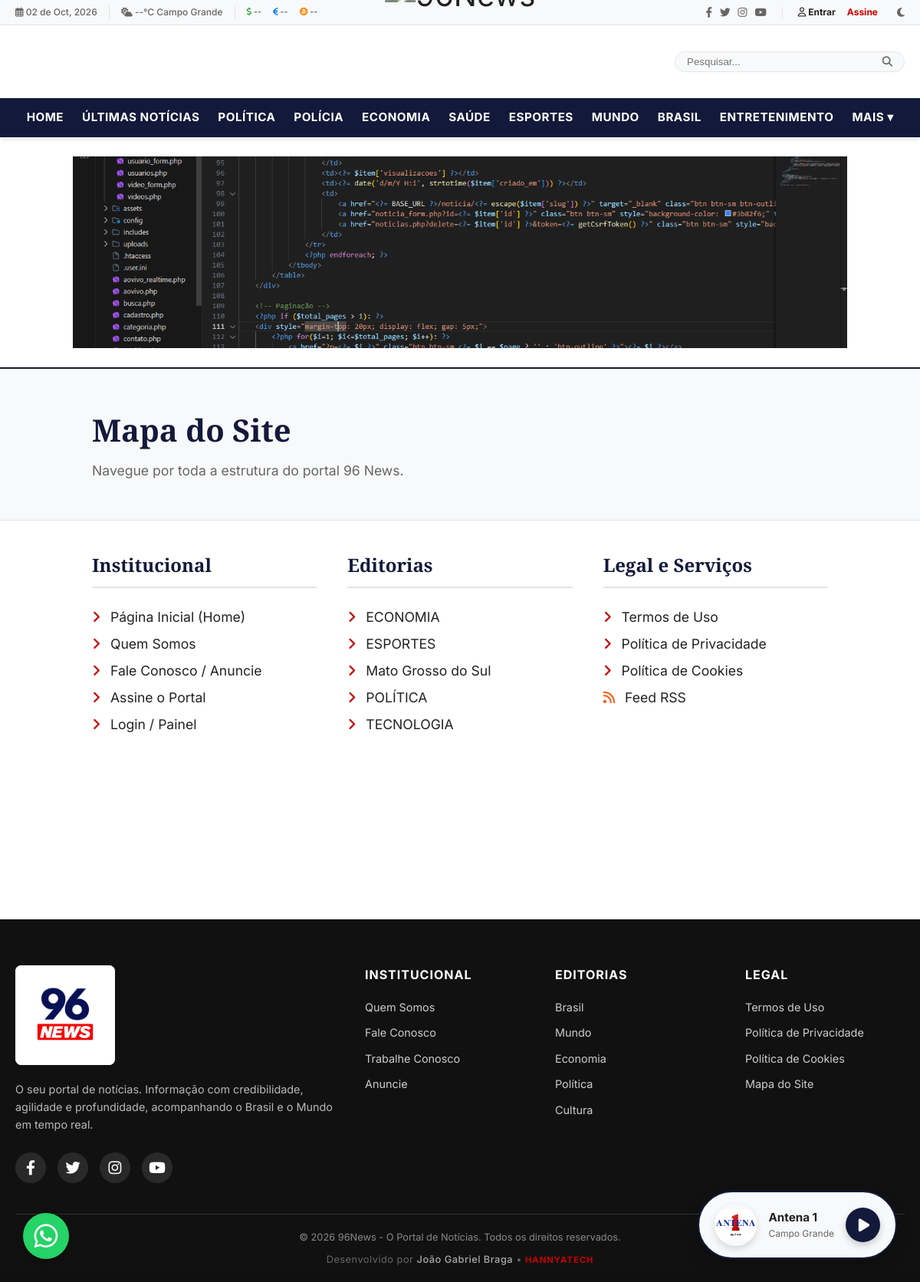
Screenshot of /mapa.php with the database file from the repository.
### tables this page shows
CREATE TABLE banners (
            id INTEGER PRIMARY KEY AUTOINCREMENT,
            titulo VARCHAR(255) NOT NULL,
            imagem VARCHAR(255) NOT NULL,
            link VARCHAR(255) NOT NULL,
            status VARCHAR(20) DEFAULT 'ativo',
            criado_em DATETIME DEFAULT CURRENT_TIMESTAMP
        , posicao TEXT DEFAULT 'topo', ativo INTEGER DEFAULT 1, created_at DATETIME);

CREATE TABLE `categorias` (
  `id` INTEGER PRIMARY KEY AUTOINCREMENT,
  `nome` TEXT NOT NULL,
  `slug` TEXT NOT NULL UNIQUE,
  `cor` TEXT DEFAULT '#1b5e20',
  `criado_em` TIMESTAMP DEFAULT CURRENT_TIMESTAMP
, created_at DATETIME);

### includes/auth.php (called while the page is built, shortened)
<?php
function isLoggedIn() {
    return isset($_SESSION['user_id']);
}

### includes/functions.php (called while the page is built, shortened)
<?php
function escape($string) {
    return htmlspecialchars($string, ENT_QUOTES, 'UTF-8');
}

### mapa.php (the view, shortened to what this page needs)
<?php
require_once __DIR__ . '/includes/header.php';
$pdo = Database::getInstance();
$categorias = $pdo->query("SELECT * FROM categorias ORDER BY nome ASC")->fetchAll();
?>
<div style="background-color: var(--color-surface); padding: 50px 0; border-bottom: 1px solid var(--color-border); margin-bottom: 40px;">
    <div class="container" style="max-width: 1000px;">
        <h1 style="font-family: var(--font-title); font-size: 2.5rem; color: var(--color-primary); margin-bottom: 10px;">Mapa do Site</h1>
        <p style="color: var(--color-text-muted); font-size: 1.1rem;">Navegue por toda a estrutura do portal 96 News.</p>
    </div>
</div>
<div class="container" style="max-width: 1000px; margin-bottom: 80px; min-height: 50vh;">
    <div style="display: grid; grid-template-columns: repeat(3, 1fr); gap: 40px;">
        <div>
            <h3 style="font-size: 1.5rem; color: var(--color-primary); margin-bottom: 20px; border-bottom: 2px solid var(--color-border); padding-bottom: 10px;">Institucional</h3>
            <ul style="list-style: none; padding: 0; font-size: 1.1rem; line-height: 2;">
                <li><a href="<?= BASE_URL ?>/" style="color: var(--color-text); text-decoration: none;"><i class="fas fa-angle-right" style="color: var(--color-accent); margin-right: 8px;"></i> Página Inicial (Home)</a></li>
                <li><a href="<?= BASE_URL ?>/sobre.php" style="color: var(--color-text); text-decoration: none;"><i class="fas fa-angle-right" style="color: var(--color-accent); margin-right: 8px;"></i> Quem Somos</a></li>
                <li><a href="<?= BASE_URL ?>/contato.php" style="color: var(--color-text); text-decoration: none;"><i class="fas fa-angle-right" style="color: var(--color-accent); margin-right: 8px;"></i> Fale Conosco / Anuncie</a></li>
                <li><a href="<?= BASE_URL ?>/cadastro.php" style="color: var(--color-text); text-decoration: none;"><i class="fas fa-angle-right" style="color: var(--color-accent); margin-right: 8px;"></i> Assine o Portal</a></li>
                <li><a href="<?= BASE_URL ?>/login.php" style="color: var(--color-text); text-decoration: none;"><i class="fas fa-angle-right" style="color: var(--color-accent); margin-right: 8px;"></i> Login / Painel</a></li>
            </ul>
        </div>
        <div>
            <h3 style="font-size: 1.5rem; color: var(--color-primary); margin-bottom: 20px; border-bottom: 2px solid var(--color-border); padding-bottom: 10px;">Editorias</h3>
            <ul style="list-style: none; padding: 0; font-size: 1.1rem; line-height: 2;">
                <?php foreach ($categorias as $cat): ?>
                    <li><a href="<?= BASE_URL ?>/categoria/<?= escape($cat['slug']) ?>" style="color: var(--color-text); text-decoration: none;"><i class="fas fa-angle-right" style="color: var(--color-accent); margin-right: 8px;"></i> <?= escape($cat['nome']) ?></a></li>
                <?php endforeach; ?>
            </ul>
        </div>
        <div>
            <h3 style="font-size: 1.5rem; color: var(--color-primary); margin-bottom: 20px; border-bottom: 2px solid var(--color-border); padding-bottom: 10px;">Legal e Serviços</h3>
            <ul style="list-style: none; padding: 0; font-size: 1.1rem; line-height: 2;">
                <li><a href="<?= BASE_URL ?>/termos.php" style="color: var(--color-text); text-decoration: none;"><i class="fas fa-angle-right" style="color: var(--color-accent); margin-right: 8px;"></i> Termos de Uso</a></li>
                <li><a href="<?= BASE_URL ?>/privacidade.php" style="color: var(--color-text); text-decoration: none;"><i class="fas fa-angle-right" style="color: var(--color-accent); margin-right: 8px;"></i> Política de Privacidade</a></li>
                <li><a href="<?= BASE_URL ?>/cookies.php" style="color: var(--color-text); text-decoration: none;"><i class="fas fa-angle-right" style="color: var(--color-accent); margin-right: 8px;"></i> Política de Cookies</a></li>
                <li><a href="<?= BASE_URL ?>/rss.php" target="_blank" style="color: var(--color-text); text-decoration: none;"><i class="fas fa-rss" style="color: #f26522; margin-right: 8px;"></i> Feed RSS</a></li>
            </ul>
        </div>
    </div>
</div>
<?php require_once __DIR__ . '/includes/footer.php'; ?>

### includes/header.php (shortened to what this page needs)
<?php
require_once __DIR__ . '/functions.php';
require_once __DIR__ . '/auth.php';
$pdo = Database::getInstance();
try {
    $db_driver = DB_DRIVER ?? 'sqlite';
    if ($db_driver === 'sqlite') {
        $pdo->exec("CREATE TABLE IF NOT EXISTS banners (
            id INTEGER PRIMARY KEY AUTOINCREMENT,
            titulo VARCHAR(255) NOT NULL,
            imagem VARCHAR(255) NOT NULL,
            link VARCHAR(255) NOT NULL,
            status VARCHAR(20) DEFAULT 'ativo',
            criado_em DATETIME DEFAULT CURRENT_TIMESTAMP
        )");
    } else if ($db_driver === 'mysql') {
        $pdo->exec("CREATE TABLE IF NOT EXISTS banners (
            id INT AUTO_INCREMENT PRIMARY KEY,
            titulo VARCHAR(255) NOT NULL,
            imagem VARCHAR(255) NOT NULL,
            link VARCHAR(255) NOT NULL,
            status VARCHAR(20) DEFAULT 'ativo',
            criado_em DATETIME DEFAULT CURRENT_TIMESTAMP
        )");
    } else if ($db_driver === 'pgsql') {
        $pdo->exec("CREATE TABLE IF NOT EXISTS banners (
            id SERIAL PRIMARY KEY,
            titulo VARCHAR(255) NOT NULL,
            imagem VARCHAR(255) NOT NULL,
            link VARCHAR(255) NOT NULL,
            status VARCHAR(20) DEFAULT 'ativo',
            criado_em TIMESTAMP DEFAULT CURRENT_TIMESTAMP
        )");
    }
} catch(Exception $e) {}
if (isset($pdo)) {
    $now = date('Y-m-d H:i:s');
    $pdo->prepare("UPDATE noticias SET status = 'publicado', data_agendamento = NULL, criado_em = ? WHERE status = 'rascunho' AND data_agendamento IS NOT NULL AND data_agendamento <= ?")->execute([$now, $now]);
}
?>
<!DOCTYPE html>
<html lang="pt-BR">
<head>
    <link rel="stylesheet" href="https://cdnjs.cloudflare.com/ajax/libs/font-awesome/6.4.0/css/all.min.css">
    <link rel="stylesheet" href="<?= BASE_URL ?>/assets/css/style.css?v=<?= filemtime(__DIR__ . '/../assets/css/style.css') ?>">
</head>
<body>
<header class="site-header">
    <div class="header-top">
        <div class="container">
            <div class="header-top-left" style="display: flex; align-items: center; gap: 15px; flex-wrap: wrap;">
                <span><i class="far fa-calendar-alt"></i> <?= date('d \d\e M, Y') ?></span>
                <span id="temp-display" style="border-left: 1px solid var(--color-border); padding-left: 15px;"><i class="fas fa-cloud-sun"></i> --°C Campo Grande</span>
                <span id="finance-display" style="border-left: 1px solid var(--color-border); padding-left: 15px; display: flex; gap: 15px; align-items: center; font-size: 0.9em; font-weight: 600;">
                    <span title="Dólar Comercial"><i class="fas fa-dollar-sign" style="color: #28a745;"></i> <span id="usd-rate">--</span></span>
                    <span title="Euro"><i class="fas fa-euro-sign" style="color: #007bff;"></i> <span id="eur-rate">--</span></span>
                    <span title="Bitcoin"><i class="fab fa-bitcoin" style="color: #f7931a;"></i> <span id="btc-rate">--</span></span>
                </span>
            </div>
            <div class="header-top-right">
                <div class="header-social">
                    <a href="#"><i class="fab fa-facebook-f"></i></a>
                    <a href="#"><i class="fab fa-twitter"></i></a>
                    <a href="#"><i class="fab fa-instagram"></i></a>
                    <a href="#"><i class="fab fa-youtube"></i></a>
                </div>
                <?php if (isLoggedIn()): ?>
                    <a href="<?= BASE_URL ?>/perfil.php" style="font-weight: 700; color: var(--color-primary);"><i class="far fa-user"></i> Olá, <?= escape(explode(' ', $_SESSION['user_nome'])[0]) ?></a>
                    <?php if (hasPanelAccess()): ?>
                        <a href="<?= BASE_URL ?>/admin/index.php">Painel</a>
                    <?php endif; ?>
                    <a href="<?= BASE_URL ?>/logout.php">Sair</a>
                <?php else: ?>
                    <a href="<?= BASE_URL ?>/login.php" style="font-weight: 700; color: var(--color-text);"><i class="far fa-user"></i> Entrar</a>
                    <a href="<?= BASE_URL ?>/cadastro.php" style="font-weight: 700; color: var(--color-accent);">Assine</a>
                <?php endif; ?>
                <button class="theme-toggle" aria-label="Tema" style="background: none; border: none; cursor: pointer; color: var(--color-text-muted); margin-left: 10px;"><i class="fas fa-moon"></i></button>
            </div>
        </div>
    </div>
    <div class="header-main">
        <div class="container" style="display: grid; grid-template-columns: 1fr auto 1fr; align-items: center; gap: 20px;">
            <div style="display: flex; justify-content: center; margin-bottom: -15px;">
                <a href="<?= BASE_URL ?>/" class="logo" style="display: block; text-decoration: none;">
                    <img src="<?= BASE_URL ?>/assets/logo-96news.png" alt="96News" style="height: 100px; transform: scale(2.5); width: auto; mix-blend-mode: multiply; object-fit: contain;">
                </a>
            </div>
            <div style="display: flex; justify-content: flex-end; position: relative;">
                <div class="search-container" style="position: relative; width: 100%; max-width: 300px;">
                    <form action="<?= BASE_URL ?>/busca.php" method="GET" style="display: flex; align-items: center; border: 1px solid var(--color-border); border-radius: 20px; padding: 5px 15px; background: var(--color-surface);">
                        <input type="text" name="q" id="smart-search-input" placeholder="Pesquisar..." autocomplete="off" style="border: none; background: transparent; outline: none; width: 100%; color: var(--color-text);">
                        <button type="submit" style="background: transparent; border: none; cursor: pointer; color: var(--color-text-muted);"><i class="fas fa-search"></i></button>
                    </form>
                </div>
            </div>
        </div>
    </div>
    <nav class="header-nav">
        <div class="container">
            <ul class="nav-links">
                <li><a href="<?= BASE_URL ?>/">HOME</a></li>
                <li><a href="<?= BASE_URL ?>/categoria/ultimas-noticias">ÚLTIMAS NOTÍCIAS</a></li>
                <li><a href="<?= BASE_URL ?>/categoria/politica">POLÍTICA</a></li>
                <li><a href="<?= BASE_URL ?>/categoria/policia">POLÍCIA</a></li>
                <li><a href="<?= BASE_URL ?>/categoria/economia">ECONOMIA</a></li>
                <li><a href="<?= BASE_URL ?>/categoria/saude">SAÚDE</a></li>
                <li><a href="<?= BASE_URL ?>/categoria/esportes">ESPORTES</a></li>
                <li><a href="<?= BASE_URL ?>/categoria/mundo">MUNDO</a></li>
                <li><a href="<?= BASE_URL ?>/categoria/brasil">BRASIL</a></li>
                <li><a href="<?= BASE_URL ?>/categoria/entretenimento">ENTRETENIMENTO</a></li>
                <li class="nav-dropdown">
                    <a href="javascript:void(0)" class="dropdown-trigger">MAIS ▾</a>
                </li>
            </ul>
        </div>
    </nav>
<?php
try {
    if (isset($pdo)) {
        $stmtBanners = $pdo->query("SELECT * FROM banners WHERE status = 'ativo'");
        if ($stmtBanners) {
            $displayBanners = $stmtBanners->fetchAll();
            if (count($displayBanners) > 0) {
?>
                <div class="top-banner-container" style="padding: 25px 0; background-color: var(--color-bg); text-align: center;">
                    <div class="container" style="max-width: 1050px;">
                        <div id="top-banner-carousel" style="position: relative; overflow: hidden; width: 100%; display: flex; justify-content: center;">
                            <?php foreach ($displayBanners as $i => $banner): ?>
                                <a href="<?= escape($banner['link']) ?>" target="_blank" class="top-banner-slide" style="display: <?= $i === 0 ? 'block' : 'none' ?>; width: 100%;">
                                    <img src="<?= BASE_URL ?>/uploads/banners/<?= escape($banner['imagem']) ?>" alt="<?= escape($banner['titulo']) ?>" style="width: 100%; height: auto; max-height: 250px; object-fit: cover; margin: 0 auto;">
                                </a>
                            <?php endforeach; ?>
                        </div>
                    </div>
                </div>
<?php
            }
        }
    }
} catch (Throwable $e) {
    echo "";
}
?>
</header>
<main class="site-main">

### assets/css/style.css (style rules this page uses)
:root { --color-primary: #13193a; --color-primary-light: #1d2657; --color-accent: #CC0000; --color-text: #222222; --color-text-muted: #666666; --color-bg: #FFFFFF; --color-surface: #F8F9FA; --color-border: #E5E5E5; --color-footer-bg: #111111; --color-footer-text: #CCCCCC; --font-title: 'Merriweather', serif; --font-family: 'Inter', sans-serif; --shadow-sm: 0 1px 3px rgba(0,0,0,0.05); --transition: all 0.2s ease-in-out; }
* { margin: 0; padding: 0; box-sizing: border-box; }
body { font-family: var(--font-family); background-color: var(--color-bg); color: var(--color-text); line-height: 1.5; -webkit-font-smoothing: antialiased; }
a { text-decoration: none; color: inherit; transition: var(--transition); }
img { max-width: 100%; height: auto; display: block; object-fit: cover; }
.container { width: 100%; max-width: 1200px; margin: 0 auto; padding: 0 20px; }
h1, h2, h3, h4, h5, h6 { font-family: var(--font-title); font-weight: 700; color: var(--color-text); }
.site-header { background-color: var(--color-bg); border-bottom: 2px solid var(--color-primary); }
.header-top { background-color: var(--color-surface); border-bottom: 1px solid var(--color-border); padding: 6px 0; font-size: 0.75rem; color: var(--color-text-muted); font-weight: 500; }
.header-top .container { display: flex; justify-content: space-between; align-items: center; }
.header-top-left { display: flex; gap: 15px; align-items: center; }
.header-top-right { display: flex; gap: 15px; align-items: center; }
.header-social { display: flex; gap: 10px; font-size: 0.85rem; }
.header-main { padding: 5px 0; text-align: center; position: relative; }
.header-main .logo img { height: 180px; width: auto; margin: 0 auto; mix-blend-mode: multiply; object-fit: contain; transform: scale(2.4); }
.header-nav { border-top: none; border-bottom: none; position: sticky; top: 0; background: var(--color-primary); z-index: 100; box-shadow: 0 4px 6px -1px rgba(0,0,0,0.1); }
.nav-links { list-style: none; display: flex; justify-content: center; flex-wrap: nowrap !important; white-space: nowrap; }
.nav-links li a { display: block; padding: 14px 12px; font-size: 0.95rem; font-weight: 700; text-transform: uppercase; color: #ffffff; position: relative; letter-spacing: 0.5px; transition: color 0.2s ease; white-space: nowrap; }
.nav-links li a::after { content: ''; position: absolute; bottom: 0; left: 0; width: 100%; height: 3px; background-color: var(--color-accent); transform: scaleX(0); transition: transform 0.2s ease; }
.nav-dropdown { position: relative; }
.top-banner-container { transition: var(--transition); }
.top-banner-slide img { transition: transform 0.3s ease; }

### rows the page displays
banners: imagem (picture)
categorias: nome "ECONOMIA"
categorias: nome "ESPORTES"
categorias: nome "Mato Grosso do Sul"
categorias: nome "POLÍTICA"
categorias: nome "TECNOLOGIA"
